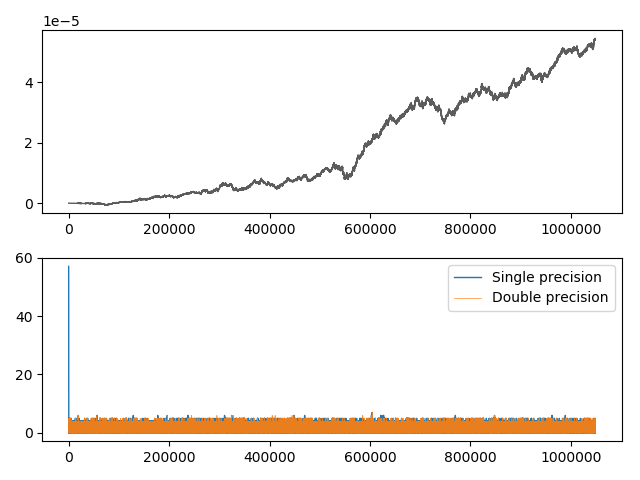

The Python source for this figure:
import numpy as np
import time
import math
import matplotlib.pyplot as plt

def systematic_resample_parallel(weights, rand):
    N = weights.shape[0]
    indices = np.zeros(N, dtype=np.int32)
    cumsum = np.cumsum(weights)

    for k in range(N):
        left = math.ceil(((cumsum[k] - weights[k]) * N) - rand)
        right = math.ceil((cumsum[k] * N) - rand)

        for j in range(left, right):
            indices[j] = k

    return indices


def systematic_resample(weights, type, rand):
    N = weights.shape[0]

    rand = type(rand)
    positions = ((rand + np.arange(N).astype(type)) / N).astype(type)

    # positions = (np.random.uniform() + np.arange(N)) / N
    # positions = positions

    indexes = np.zeros(N, dtype=np.int32)
    cumulative_sum = np.cumsum(weights)
    # cumulative_sum[-1] = 1.0

    i, j = 0, 0
    while i < N:
        if j == N:
            break

        if positions[i] < cumulative_sum[j]:
            indexes[i] = j
            i += 1
        else:
            j += 1
    return indexes


def to_offspring(indices):
    N = indices.shape[0]
    offsprings = np.zeros(N, dtype=np.int32)

    for index in indices:
        offsprings[int(index)] += 1

    return offsprings


if __name__ == "__main__":

    MSE = {}

    sizes = [2**i for i in range(20, 21)]

    np.random.seed(18)
    for N in sizes:
        MSE[N] = []
        for _ in range(1):
            print(N)
            weights = np.abs(np.random.normal(0, 1, N).astype(np.float64))
            weights /= np.sum(weights)

            cumsum32 = np.cumsum(weights.astype(np.float32)).astype(np.float64)
            cumsum64 = np.cumsum(weights.astype(np.float64)).astype(np.float64)

            # print(np.mean(weights))

            # plt.plot(np.arange(N), cumsum32)
            # plt.plot(np.arange(N), cumsum64)

            # plt.plot(np.arange(N), cumsum64 - cumsum32)
            # plt.ticklabel_format(style='sci', axis='y', scilimits=(0,0))
            # plt.show()

            rand = np.random.uniform()

            indices32 = systematic_resample(weights.astype(np.float32), np.float32, rand).astype(np.float64)
            indices64 = systematic_resample(weights.astype(np.float64), np.float64, rand).astype(np.float64)

            # indices32 = systematic_resample_parallel(weights.astype(np.float32), np.float32(rand)).astype(np.float64)
            # indices64 = systematic_resample_parallel(weights.astype(np.float64), np.float64(rand)).astype(np.float64)

            offsprings32 = to_offspring(indices32)
            offsprings64 = to_offspring(indices64)

            # mse = np.sum(np.square(offsprings32 - offsprings64)) / N
            # print("mse", mse)
            # MSE[N].append(mse)

            # plt.plot(np.arange(N), offsprings32, linewidth=1.0)
            # plt.plot(np.arange(N), offsprings64, alpha=0.9, linewidth=0.5)
            # plt.show()

            fig, ax = plt.subplots(2)
            ax[0].plot(np.arange(N), cumsum64 - cumsum32, color="#5c5c5c", linewidth=1.0)
            ax[0].ticklabel_format(style='sci', axis='y', scilimits=(0,0))
            # ax[1].set_xlabel("Weights")

            ax[1].plot(np.arange(N), offsprings32, linewidth=1.0)
            ax[1].plot(np.arange(N), offsprings64, alpha=0.9, linewidth=0.5)
            ax[1].legend(["Single precision", "Double precision"], loc='upper right')

            # fig.ylabel("")
 
            fig.tight_layout()
            plt.show()



    # for N in MSE:
    #     print(f"{N}: {np.mean(MSE[N])}")

    # plt.plot(sizes, [np.mean(MSE[N]) for N in MSE])
    # plt.show()
